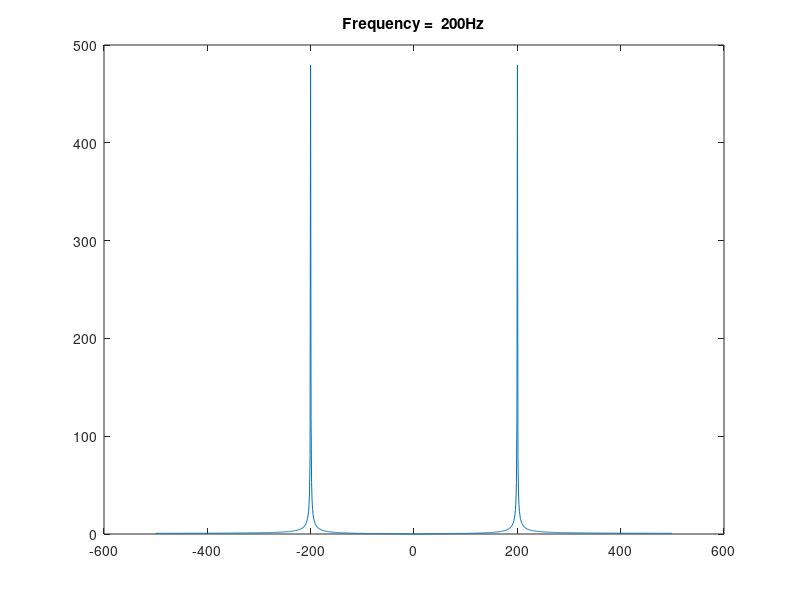
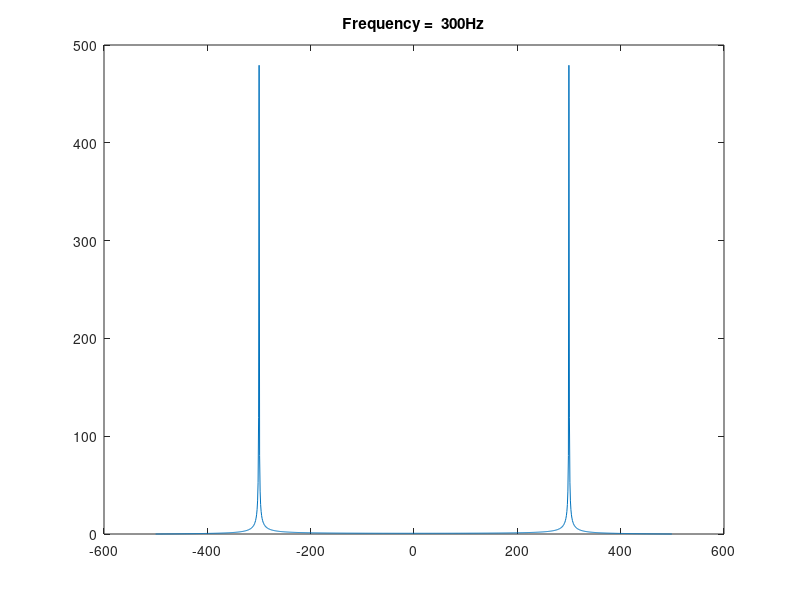
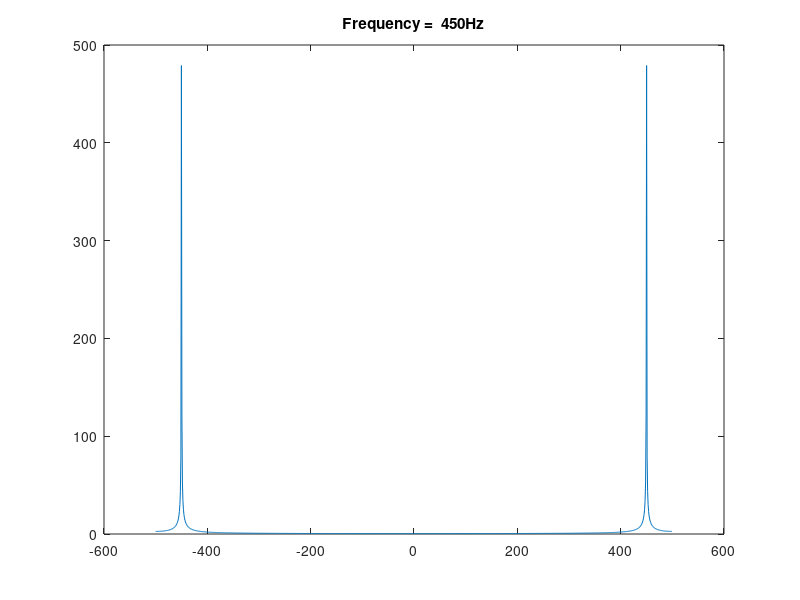
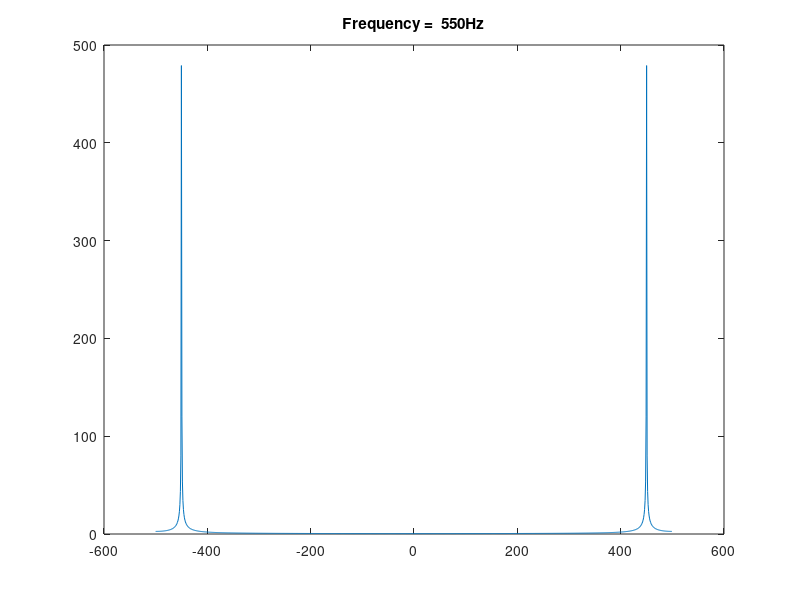

MATLAB code to generate these figures, in order: (Note: this script raises an error after producing the figures.)
%% 7.5 a
% Trying f = 200, 300, 450, 550, 600, 800, 2200 Hz
f = [200, 300, 450, 550, 600, 800, 2220]; 
Ts=1/1000; 
time=10.0; % f req , sampling inte rval , time
t=Ts : Ts : time ; % def ine a time vector
for x = 1:7
 w=sin (2* pi* f(x) *t ) ; % de f ine the s inuso id
N=2^10; % s i z e of a n a l y s i s window
ssf=(-N/2:N/2-1)/(Ts*N) ; % f requency vector
fw=fft (w( 1 :N)) ; % do DFT/FFT
fws=fftshift( fw ) ; % s h i f t i t for plot t ing
figure
plot (ssf , abs( fws ))
title(['Frequency =  ',num2str(f(x)),'Hz'])
end



%% 7.5 b
% Testing different Ts values
f = 100;
Ts= [(1/500), (1/250), (1/50)];
time=50.0; % f req , sampling inte rval , time
for x = 1:3
t=Ts(x) : Ts(x) : time ; % def ine a time vector
 w=sin (2* pi* f *t ); % de f ine the s inuso id
N=2^10; % s i z e of a n a l y s i s window
ssf=(-N/2:N/2-1)/(Ts(x)*N) ; % f requency vector
fw=fft (w(1:N)) ; % do DFT/FFT
fws=fftshift(fw) ; % s h i f t i t for plot t ing
figure
plot (ssf , abs( fws ))
title(['Trying period Ts =  ',num2str(Ts(x)),'s'])
end
%% 7.5 c
% Testing different values of N
N_values = [11, 14, 8, 4, 2, 20];
f = 100;
Ts= 1/1000;
time=2000.0; % f req , sampling inte rval , time
for x = 1:6
t=Ts:Ts:time ; % def ine a time vector
 w=sin (2* pi* f *t ); % de f ine the s inuso id
N=2^N_values(x); % s i z e of a n a l y s i s window
ssf=(-N/2:N/2-1)/(Ts*N) ; % f requency vector
fw=fft (w(1:N)) ; % do DFT/FFT
fws=fftshift(fw) ; % s h i f t i t for plot t ing
figure
plot (ssf ,abs( fws ))
title(['Trying value of N=  ',num2str(N_values(x))])
end


%% Exercise 7.6
f = 100;
Ts= 1/1000;
time=10.0; % f req , sampling inte rval , time
t=Ts:Ts:time ; % def ine a time vector
w=sin (2* pi* f *t ).^2; % de f ine the s inuso id
N=2^10; % s i z e of a n a l y s i s window
ssf=(-N/2:N/2-1)/(Ts*N) ; % f requency vector
fw=fft (w(1:N)) ; % do DFT/FFT
fws=fftshift(fw) ; % s h i f t i t for plot t ing
figure
plot (ssf ,abs( fws ))
title('Spectrum sin ^2')

w=sin (2* pi* f *t ).^3;
fw=fft (w(1:N)) ; % do DFT/FFT
fws=fftshift(fw) ; % s h i f t i t for plot t ing
figure
plot (ssf ,abs( fws ))
title('Spectrum sin ^3')

k = 0.0001;
w=sin (2* pi* f *t ).^k;
fw=fft (w(1:N)) ; % do DFT/FFT
fws=fftshift(fw) ; % s h i f t i t for plot t ing
figure
plot (ssf ,abs( fws ))
title('Spectrum sin ^k, where k = 0.0001')

% The bigger the k value the smaller the amplitude value at each
% peak and the smaller the k value it convolves into a single point

%% Exercise 7.7
f = 100;
Ts= 1/1000;
time=20.0; % f req , sampling inte rval , time
t=Ts:Ts:time ; % def ine a time vector
w=sinc(2* pi* f *t ); % de f ine the s inuso id
N=2^10; % s i z e of a n a l y s i s window
ssf=(-N/2:N/2-1)/(Ts*N) ; % f requency vector
fw=fft (w(1:N)) ; % do DFT/FFT
fws=fftshift(fw) ; % s h i f t i t for plot t ing
figure
plot (ssf ,abs( fws ))
title('Spectrum sinc ')

% Testing sinc ^2
w=sinc(2* pi* f *t ).^2; % de f ine the s inuso id
N=2^10; % s i z e of a n a l y s i s window
ssf=(-N/2:N/2-1)/(Ts*N) ; % f requency vector
fw=fft (w(1:N)) ; % do DFT/FFT
fws=fftshift(fw) ; % s h i f t i t for plot t ing
figure
plot (ssf ,abs( fws ))
title('Spectrum sinc ^2')

%% Exercise 7.8
f = 100;
Ts= 1/1000;
time=10.0; % f req , sampling inte rval , time
t=Ts:Ts:time ; % def ine a time vector
w=sin(t) + x*exp(-t); % de f ine the s inuso id
N=2^10; % s i z e of a n a l y s i s window
ssf=(-N/2:N/2-1)/(Ts*N) ; % f requency vector
fw=fft (w(1:N)) ; % do DFT/FFT
fws=fftshift(fw) ; % s h i f t i t for plot t ing
figure
plot (ssf ,abs( fws ))
title('Spectrum for w(t) = sin(t) + je^ -t ')

% Using specsin2.m is probably the way to go because of the fftshift 
% organizing the frequencies nicely.

%% Exercise 7.9
f = 100;
Ts= 1/1000;
phi = [0, 0.2, 0.4, 0.8, 1.5, 3.14];
time=10.0; % f req , sampling inte rval , time
t=Ts:Ts:time ; % def ine a time vector
for x = 1:6
    w=sin((2*pi*f*t) + phi(x)); % de f ine the s inuso id
    N=2^10; % s i z e of a n a l y s i s window
    ssf=(-N/2:N/2-1)/(Ts*N) ; % f requency vector
    fw=fft (w(1:N)) ; % do DFT/FFT
    fws=fftshift(fw) ; % s h i f t i t for plot t ing
    figure
    plot (ssf ,unwrap(angle( fws )))
    title(['Phi value of ',num2str(phi(x)), ' for sin'])
end


% Finding phase output of sin.^2
for x = 1:6
    w=sin((2*pi*f*t) + phi(x)).^2; % de f ine the s inuso id
    N=2^10; % s i z e of a n a l y s i s window
    ssf=(-N/2:N/2-1)/(Ts*N) ; % f requency vector
    fw=fft (w(1:N)) ; % do DFT/FFT
    fws=fftshift(fw) ; % s h i f t i t for plot t ing
    figure
    plot (ssf ,unwrap(angle( fws )))
    title(['Phi value of ',num2str(phi(x)), ' for sin ^2'])
end
%% Exercise 7.10
% Finding the value of N for 0.1 s
% s = (1/Ts) * 2 ^ N 
filename='gong.wav' ;                % name of wave file goes here
[ x , sr ]=audioread( filename ) ;     % read in wavefile
Ts=1/ sr ;                           % sample interval and # of samples
N=2^12; x=x(1:N)';                   % length for analysis
sound(x , 1 / Ts )                   % play sound , if sound card installed
time=Ts * ( 0 : length(x)-1);  % establish time base for plotting
figure 
subplot ( 2 , 1 , 1 ) , plot ( time , x )          % and plot top figure
magx=abs ( fft(x) ) ;                % take FFT magnitude
ssf =(0:N/2-1)/(Ts*N) ; % establish freq base for plotting
subplot( 2 , 1 , 2 ), plot( ssf, magx ( 1:N/2) ) % plot mag spectrum
title('First 0.1s');

% Exercise 7.10 Taking Middle Sample
% Taking value in the middle of the sound
filename='gong.wav' ;                % name of wave file goes here
[ x , sr ]=audioread( filename ) ;     % read in wavefile
Ts=1/ sr ;  
N=2^12;
x=x(N/2:N)';                   % length for analysis
sound(x , 1 / Ts )                   % play sound , if sound card installed
time=Ts * ( 0 : length(x)-1);        % establish time base for plotting
figure
subplot ( 2 , 1 , 1 ) , plot ( time , x )          % and plot top figure
magx=abs ( fft(x) ) ;                % take FFT magnitude
ssf =(0:N/2-1)/(Ts*N) ;  % establish freq base for plotting
subplot( 2 , 1 , 2 ), plot( ssf, magx ( 1:N/2) ) % plot mag spectrum
title('Middle 0.1s');
%% Exercise 7.11

filename='gong.wav' ;                % name of wave file goes here
[ x , sr ]=audioread( filename ) ;     % read in wavefile
Ts=1/ sr ;                           % sample interval and # of samples
N=2^15; x=x(1:N)';                   % length for analysis
sound(x , 1 / Ts )                   % play sound , if sound card installed
time=Ts * ( 0 : length(x)-1);        % establish time base for plotting
figure
subplot ( 2 , 1 , 1 ) , plot ( time , x )          % and plot top figure
magx=abs ( fft(x) ) ;                % take FFT magnitude
ssf =(0:N/2-1)/(Ts*N) ; % establish freq base for plotting
subplot( 2 , 1 , 2 ), semilogy( ssf, magx ( 1:N/2) ) % plot mag spectrum
title('Semilogy');


%% Exercise 7.13
filename='medieval.wav' ;                % name of wave file goes here
[ x , sr ]=audioread( filename ) ;     % read in wavefile
Ts=1/ sr ;                           % sample interval and # of samples
N=2^18; x=x(1:N)';                   % length for analysis
sound(x , 1 / Ts )                   % play sound , if sound card installed
time=Ts * ( 0 : length(x)-1);  % establish time base for plotting
figure 
subplot ( 2 , 1 , 1 ) , plot ( time , x )          % and plot top figure
magx=abs ( fft(x) ) ;                % take FFT magnitude
ssf =(0:N/2-1)/(Ts*N) ; % establish freq base for plotting
subplot( 2 , 1 , 2 ), plot( ssf, magx ( 1:N/2) ) % plot mag spectrum
title('First 0.1s');

% Exercise 7.10 Taking Middle Sample
% Taking value in the middle of the sound
filename='gong.wav' ;                % name of wave file goes here
[ x , sr ]=audioread( filename ) ;     % read in wavefile
Ts=1/ sr ;  
N=2^12;
x=x(N/2:N)';                   % length for analysis
sound(x , 1 / Ts )                   % play sound , if sound card installed
time=Ts * ( 0 : length(x)-1);        % establish time base for plotting
figure
subplot ( 2 , 1 , 1 ) , plot ( time , x )          % and plot top figure
magx=abs ( fft(x) ) ;                % take FFT magnitude
ssf =(0:N/2-1)/(Ts*N) ;  % establish freq base for plotting
subplot( 2 , 1 , 2 ), plot( ssf, magx ( 1:N/2) ) % plot mag spectrum
title('Middle 0.1s');

%% Exercise 7.15
clc 
clear all
a=[0.9] ; lena=length ( a)-1; % autor egr es s ive c o e f f i c i e n t s
b= [2] ; lenb=length (b ) ; % moving average c o e f f i c i e n t s
d=randn ( 1 ,20) ;
h=impz (b , a );
if lena>=lenb  % dimpulse needs lena>=lenb % impulse response of f i l t e r
yfilt=filter(h , 1 , d) % f i l t e r x [ k ] with h [ k ]
end
IIR=filter(b , a , d)



% Creating FIR
FIR = conv(h,d);
disp('IIR Results');
disp(IIR)
disp('FIR Results');
disp(FIR);
disp('Results are nearly identical');
